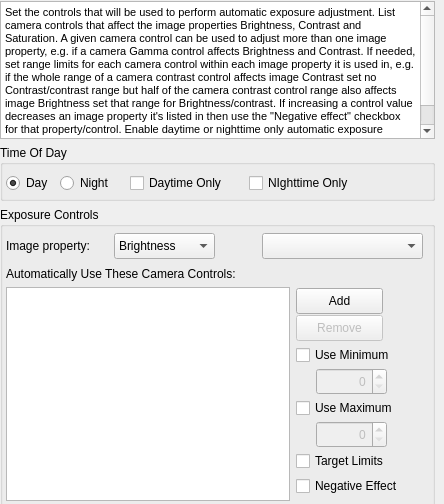
      <widget class="QWidget" name="tabAutoExposure">
       <property name="minimumSize">
        <size>
         <width>0</width>
         <height>504</height>
        </size>
       </property>
       <property name="maximumSize">
        <size>
         <width>16777215</width>
         <height>504</height>
        </size>
       </property>
       <attribute name="title">
        <string>Auto-exposure</string>
       </attribute>
       <widget class="QWidget" name="verticalLayoutWidget_4">
        <property name="geometry">
         <rect>
          <x>0</x>
          <y>1</y>
          <width>435</width>
          <height>813</height>
         </rect>
        </property>
        <layout class="QVBoxLayout" name="verticalLayout_6">
         <item>
          <widget class="QTextBrowser" name="textBrowser_5">
           <property name="enabled">
            <bool>true</bool>
           </property>
           <property name="sizePolicy">
            <sizepolicy hsizetype="Preferred" vsizetype="Minimum">
             <horstretch>0</horstretch>
             <verstretch>0</verstretch>
            </sizepolicy>
           </property>
           <property name="minimumSize">
            <size>
             <width>433</width>
             <height>0</height>
            </size>
           </property>
           <property name="maximumSize">
            <size>
             <width>16777215</width>
             <height>138</height>
            </size>
           </property>
           <property name="font">
            <font>
             <pointsize>8</pointsize>
            </font>
           </property>
           <property name="sizeAdjustPolicy">
            <enum>QAbstractScrollArea::AdjustToContents</enum>
           </property>
           <property name="html">
            <string>&lt;!DOCTYPE HTML PUBLIC &quot;-//W3C//DTD HTML 4.0//EN&quot; &quot;http://www.w3.org/TR/REC-html40/strict.dtd&quot;&gt;
&lt;html&gt;&lt;head&gt;&lt;meta name=&quot;qrichtext&quot; content=&quot;1&quot; /&gt;&lt;meta charset=&quot;utf-8&quot; /&gt;&lt;style type=&quot;text/css&quot;&gt;
p, li { white-space: pre-wrap; }
hr { height: 1px; border-width: 0; }
li.unchecked::marker { content: &quot;\2610&quot;; }
li.checked::marker { content: &quot;\2612&quot;; }
&lt;/style&gt;&lt;/head&gt;&lt;body style=&quot; font-family:'Cantarell'; font-size:8pt; font-weight:400; font-style:normal;&quot;&gt;
&lt;p style=&quot; margin-top:0px; margin-bottom:0px; margin-left:0px; margin-right:0px; -qt-block-indent:0; text-indent:0px;&quot;&gt;Set the controls that will be used to perform automatic exposure adjustment. List camera controls that affect the image properties Brightness, Contrast and Saturation. A given camera control can be used to adjust more than one image property, e.g. if a camera Gamma control affects Brightness and Contrast. If needed, set range limits for each camera control within each image property it is used in, e.g. if the whole range of a camera contrast control affects image Contrast set no Contrast/contrast range but half of the camera contrast control range also affects image Brightness set that range for Brightness/contrast. If increasing a control value decreases an image property it's listed in then use the &amp;quot;Negative effect&amp;quot; checkbox for that property/control. Enable daytime or nighttime only automatic exposure controls with the check-boxes and see the controls for daytime or nighttime automatic exposure using the radio buttons.&lt;/p&gt;&lt;/body&gt;&lt;/html&gt;</string>
           </property>
          </widget>
         </item>
         <item>
          <widget class="QGroupBox" name="gbTOD">
           <property name="sizePolicy">
            <sizepolicy hsizetype="Preferred" vsizetype="Preferred">
             <horstretch>0</horstretch>
             <verstretch>0</verstretch>
            </sizepolicy>
           </property>
           <property name="minimumSize">
            <size>
             <width>433</width>
             <height>0</height>
            </size>
           </property>
           <property name="maximumSize">
            <size>
             <width>16777215</width>
             <height>56</height>
            </size>
           </property>
           <property name="title">
            <string>Time Of Day</string>
           </property>
           <widget class="QRadioButton" name="rbDayCtrls">
            <property name="geometry">
             <rect>
              <x>6</x>
              <y>26</y>
              <width>52</width>
              <height>24</height>
             </rect>
            </property>
            <property name="toolTip">
             <string>View camera daytime control settings for current image property</string>
            </property>
            <property name="text">
             <string>Day</string>
            </property>
            <property name="checked">
             <bool>true</bool>
            </property>
           </widget>
           <widget class="QRadioButton" name="rbNightCtrls">
            <property name="geometry">
             <rect>
              <x>60</x>
              <y>26</y>
              <width>64</width>
              <height>24</height>
             </rect>
            </property>
            <property name="toolTip">
             <string>View camera nighttime control settings for current image property</string>
            </property>
            <property name="text">
             <string>Night</string>
            </property>
           </widget>
           <widget class="QCheckBox" name="cbDayOnly">
            <property name="geometry">
             <rect>
              <x>130</x>
              <y>26</y>
              <width>117</width>
              <height>24</height>
             </rect>
            </property>
            <property name="toolTip">
             <string>Check to only provide daytime controls to adjust image properties</string>
            </property>
            <property name="text">
             <string>Daytime Only</string>
            </property>
           </widget>
           <widget class="QCheckBox" name="cbNightOnly">
            <property name="geometry">
             <rect>
              <x>249</x>
              <y>26</y>
              <width>129</width>
              <height>24</height>
             </rect>
            </property>
            <property name="toolTip">
             <string>Check to only provide nighttime controls to adjust image properties</string>
            </property>
            <property name="text">
             <string>NIghttime Only</string>
            </property>
           </widget>
          </widget>
         </item>
         <item>
          <widget class="QGroupBox" name="gbExposureControls">
           <property name="sizePolicy">
            <sizepolicy hsizetype="Preferred" vsizetype="Preferred">
             <horstretch>0</horstretch>
             <verstretch>0</verstretch>
            </sizepolicy>
           </property>
           <property name="minimumSize">
            <size>
             <width>433</width>
             <height>300</height>
            </size>
           </property>
           <property name="maximumSize">
            <size>
             <width>16777215</width>
             <height>1677215</height>
            </size>
           </property>
           <property name="title">
            <string>Exposure Controls</string>
           </property>
           <widget class="QLabel" name="label_21">
            <property name="geometry">
             <rect>
              <x>6</x>
              <y>30</y>
              <width>106</width>
              <height>18</height>
             </rect>
            </property>
            <property name="text">
             <string>Image property:</string>
            </property>
           </widget>
           <widget class="QComboBox" name="cbImageProperty">
            <property name="geometry">
             <rect>
              <x>114</x>
              <y>26</y>
              <width>101</width>
              <height>26</height>
             </rect>
            </property>
            <property name="toolTip">
             <string>Current image property to set usable camera controls for</string>
            </property>
            <item>
             <property name="text">
              <string>Brightness</string>
             </property>
            </item>
            <item>
             <property name="text">
              <string>Contrast</string>
             </property>
            </item>
            <item>
             <property name="text">
              <string>Saturation</string>
             </property>
            </item>
           </widget>
           <widget class="QLabel" name="label_22">
            <property name="geometry">
             <rect>
              <x>6</x>
              <y>58</y>
              <width>283</width>
              <height>18</height>
             </rect>
            </property>
            <property name="text">
             <string>Automatically Use These Camera Controls:</string>
            </property>
           </widget>
           <widget class="QListWidget" name="lwTuneCtrls">
            <property name="geometry">
             <rect>
              <x>6</x>
              <y>80</y>
              <width>284</width>
              <height>214</height>
             </rect>
            </property>
            <property name="toolTip">
             <string>Camera controls that affect the current image property</string>
            </property>
           </widget>
           <widget class="QPushButton" name="pbAddTuneCtrl">
            <property name="geometry">
             <rect>
              <x>296</x>
              <y>81</y>
              <width>87</width>
              <height>26</height>
             </rect>
            </property>
            <property name="toolTip">
             <string>Add a control for tuning the current image property</string>
            </property>
            <property name="text">
             <string extracomment="Add a control for tuning the current image property">Add</string>
            </property>
            <property name="icon">
             <iconset theme="list-add">
              <normaloff>.</normaloff>.</iconset>
            </property>
            <property name="autoDefault">
             <bool>false</bool>
            </property>
           </widget>
           <widget class="QPushButton" name="pbRemoveTuneCtrl">
            <property name="enabled">
             <bool>false</bool>
            </property>
            <property name="geometry">
             <rect>
              <x>296</x>
              <y>108</y>
              <width>87</width>
              <height>26</height>
             </rect>
            </property>
            <property name="toolTip">
             <string>Remove the selected control for tuning the current image property</string>
            </property>
            <property name="text">
             <string extracomment="Remove the selectd control for tuning the current image property">Remove</string>
            </property>
            <property name="icon">
             <iconset theme="list-remove">
              <normaloff>.</normaloff>.</iconset>
            </property>
            <property name="autoDefault">
             <bool>false</bool>
            </property>
           </widget>
           <widget class="QCheckBox" name="cbPropCtrlMin">
            <property name="geometry">
             <rect>
              <x>296</x>
              <y>136</y>
              <width>130</width>
              <height>24</height>
             </rect>
            </property>
            <property name="toolTip">
             <string>Check to allow setting a minimum control value to use for image exposure</string>
            </property>
            <property name="text">
             <string>Use Minimum</string>
            </property>
           </widget>
           <widget class="QCheckBox" name="cbPropCtrlMax">
            <property name="geometry">
             <rect>
              <x>296</x>
              <y>189</y>
              <width>120</width>
              <height>24</height>
             </rect>
            </property>
            <property name="toolTip">
             <string>Check to allow setting a maximum control value to use for image exposure</string>
            </property>
            <property name="text">
             <string>Use Maximum</string>
            </property>
           </widget>
           <widget class="QSpinBox" name="sbPropCtrlMinVal">
            <property name="enabled">
             <bool>false</bool>
            </property>
            <property name="geometry">
             <rect>
              <x>316</x>
              <y>161</y>
              <width>71</width>
              <height>27</height>
             </rect>
            </property>
            <property name="toolTip">
             <string>Minimum value to allow control when adjusting the current image property (check &quot;Use Minimum&quot; to enable)</string>
            </property>
            <property name="alignment">
             <set>Qt::AlignRight|Qt::AlignTrailing|Qt::AlignVCenter</set>
            </property>
            <property name="maximum">
             <number>88888</number>
            </property>
            <property name="value">
             <number>0</number>
            </property>
           </widget>
           <widget class="QSpinBox" name="sbPropCtrlMaxVal">
            <property name="enabled">
             <bool>false</bool>
            </property>
            <property name="geometry">
             <rect>
              <x>316</x>
              <y>214</y>
              <width>71</width>
              <height>27</height>
             </rect>
            </property>
            <property name="toolTip">
             <string>Maximum value to allow control when adjusting the current image property (check &quot;Use Maximum&quot; to enable)</string>
            </property>
            <property name="alignment">
             <set>Qt::AlignRight|Qt::AlignTrailing|Qt::AlignVCenter</set>
            </property>
            <property name="maximum">
             <number>88888</number>
            </property>
            <property name="value">
             <number>0</number>
            </property>
           </widget>
           <widget class="QCheckBox" name="cbNegativeEffect">
            <property name="geometry">
             <rect>
              <x>296</x>
              <y>267</y>
              <width>129</width>
              <height>24</height>
             </rect>
            </property>
            <property name="toolTip">
             <string>Check to changing camera control value in one direction has opposite value effect on current image property</string>
            </property>
            <property name="text">
             <string>Negative Effect</string>
            </property>
           </widget>
           <widget class="QCheckBox" name="cbEncourageLimits">
            <property name="geometry">
             <rect>
              <x>296</x>
              <y>242</y>
              <width>113</width>
              <height>24</height>
             </rect>
            </property>
            <property name="toolTip">
             <string>If control value exceeds specified range due to another property's control, allow this property's control to adjust towards nearest limit but not away from it</string>
            </property>
            <property name="text">
             <string>Target Limits</string>
            </property>
           </widget>
           <widget class="QComboBox" name="cbAvailableControls">
            <property name="geometry">
             <rect>
              <x>262</x>
              <y>26</y>
              <width>161</width>
              <height>26</height>
             </rect>
            </property>
           </widget>
          </widget>
         </item>
        </layout>
       </widget>
      </widget>
